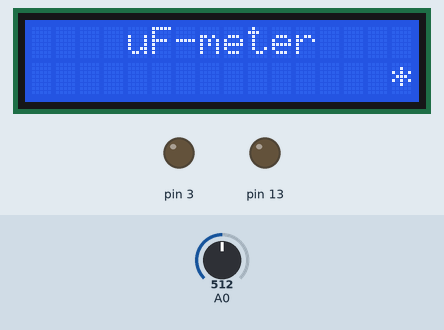
Simulated run of this sketch. Board: Arduino Nano, built with avr-gcc and run on an emulated ATmega328P. Shown: 16×2 character LCD, output pins drawn as LEDs (lit = HIGH). The test bench sets the inputs (shaded band); at power-on: A0 = 512.

Above: at 1.2 s.
1.3 s: A0 set to 0
At 2.3 s:
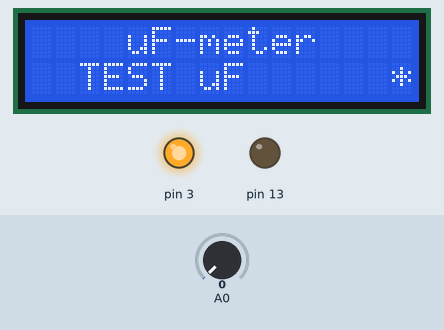
2.9 s: A0 set to 633
4.4 s: A0 set to 660
At 5.6 s:
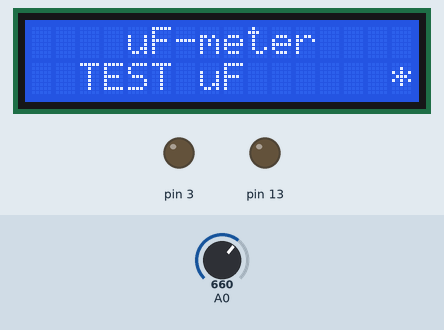
5.9 s: A0 set to 0
At 7.0 s:
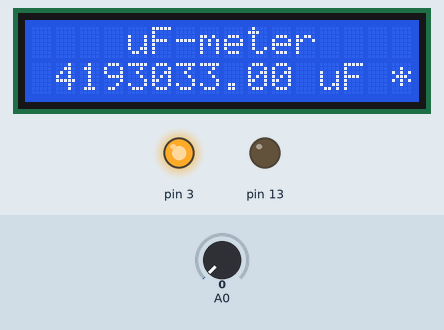
Timing chart, 0 to 8.5 s (numbered marks = the images above; inputs shaded):
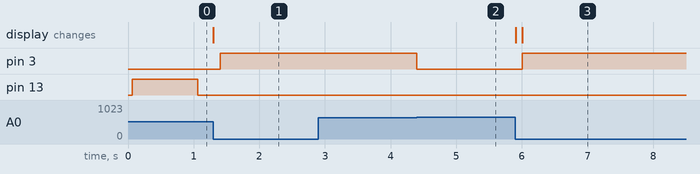

Measured:
- the behaviour switches between 643 and 644 on A0 (found by bisection; images 1 and 2)
- after the input at 1.3 s, pin 3: LOW → HIGH after 0.10 s; the display: changes at once (image 1)
- after the input at 2.9 s, every drawn part: stays the same
- after the input at 4.4 s, pin 3: HIGH → LOW at once
- after the input at 5.9 s, pin 3: LOW → HIGH after 0.10 s; the display: first changes at once (image 3 shows a later state)

The sketch:

Microfaradometr.ino
```cpp
#include <LiquidCrystal.h>
LiquidCrystal lcd(7, 8, 9, 10, 11, 12);// RS,E,D4,D5,D6,D7
void setup(){
  lcd.begin(16, 2);// LCD 16X2
  pinMode(A0,INPUT);
  //Центрирование + надпись название
  lcd.setCursor(4,0);
  lcd.print("uF-meter");
}
unsigned long time0,time1,time2;
float c,null0;
byte kn,mk,i;

void loop(){
  lcd.setCursor(15,1);
  lcd.print("*");
  if(mk==0){
    pinMode(13,OUTPUT);
    pinMode(3,INPUT);
    digitalWrite(13,HIGH);
  }

  if(mk==1){
    pinMode(3,OUTPUT);
    pinMode(13,INPUT);
    digitalWrite(3,HIGH);
  }

  time0=micros();
  while(analogRead(A0)<644){
    time2=micros()-time0;
    if(time2>=1000000 && mk==0){
      mk=1;
      time0=100000000;
      break;
    }
  }

  time1=micros()-time0;

  while(analogRead(A0)>0){
    pinMode(3,OUTPUT);
    pinMode(13,OUTPUT);
    digitalWrite(3,LOW);
    digitalWrite(13,LOW);
  }

  if(mk==1&&time1<1000){
    mk=0;
  }

  lcd.setCursor(1,1);
  c=time1;
  c=c/1000-null0;
  c=abs(c);

  if(time1>=10000000){
    lcd.setCursor(1,1);
    lcd.print(" TEST uF   ");
  }
  else{
    lcd.print(c);

    if(mk==0){
      lcd.print(" nF       ");
    }
    if(mk==1){
      lcd.print(" uF       ");
    }
  }
  if(i==0){// калибровка нуля
    i++;
    null0=c+0.02;
  }
  delay(100);
}
```
